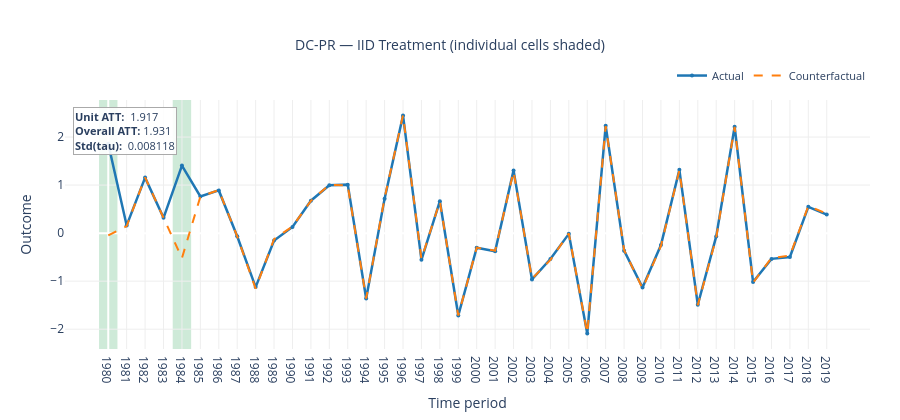

The code cell stored with this chart in its notebook:
### Code cell
fig = res_iid.plot_actual_vs_counterfactual(
    unit=0,
    unit_label='Unit 0',
    time_labels=[str(y) for y in years],
    title='DC-PR — IID Treatment (individual cells shaded)'
)
fig.show()

### Figure 1 — Plotly figure (JSON) as saved in the notebook; plotly's stock layout.template omitted (floating-point values rounded to 4 significant figures)
{"data": [{"hovertemplate": "t=%{x}  actual=%{y:.4g}<extra></extra>", "line": {"color": "#1f77b4", "width": 2.5}, "marker": {"size": 4}, "mode": "lines+markers", "name": "Actual", "type": "scatter", "x": [0, 1, 2, 3, 4, 5, 6, 7, 8, 9, 10, 11, 12, 13, 14, 15, 16, 17, 18, 19, 20, 21, 22, 23, 24, 25, 26, 27, 28, 29, 30, 31, 32, 33, 34, 35, 36, 37, 38, 39], "y": [1.861, 0.161, 1.156, 0.3188, 1.406, 0.765, 0.8891, -0.06458, -1.124, -0.1528, 0.1285, 0.6755, 0.9965, 1.009, -1.36, 0.718, 2.45, -0.5557, 0.665, -1.715, -0.3045, -0.3779, 1.306, -0.9645, -0.538, -0.01532, -2.09, 2.235, -0.3649, -1.133, -0.2477, 1.317, -1.49, -0.06842, 2.214, -1.015, -0.5359, -0.4963, 0.5482, 0.3859]}, {"hovertemplate": "t=%{x}  counterfactual=%{y:.4g}<extra></extra>", "line": {"color": "#ff7f0e", "dash": "dash", "width": 2}, "mode": "lines", "name": "Counterfactual", "type": "scatter", "x": [0, 1, 2, 3, 4, 5, 6, 7, 8, 9, 10, 11, 12, 13, 14, 15, 16, 17, 18, 19, 20, 21, 22, 23, 24, 25, 26, 27, 28, 29, 30, 31, 32, 33, 34, 35, 36, 37, 38, 39], "y": [-0.04767, 0.147, 1.16, 0.3282, -0.5195, 0.7601, 0.8962, -0.06806, -1.155, -0.1239, 0.1391, 0.6721, 1.008, 0.989, -1.361, 0.7313, 2.452, -0.5381, 0.6599, -1.717, -0.3019, -0.3648, 1.285, -0.9515, -0.5585, -0.006526, -2.085, 2.229, -0.35, -1.151, -0.2661, 1.305, -1.5, -0.09509, 2.211, -1.03, -0.5155, -0.471, 0.5626, 0.4086]}], "layout": {"annotations": [{"align": "left", "bgcolor": "rgba(255,255,255,0.90)", "bordercolor": "#aaaaaa", "borderwidth": 1, "font": {"size": 11}, "showarrow": false, "text": "<b>Unit ATT:</b>  1.917<br><b>Overall ATT:</b> 1.931<br><b>Std(tau):</b>  0.008118", "x": 0.01, "xanchor": "left", "xref": "paper", "y": 0.97, "yanchor": "top", "yref": "paper"}], "height": 420, "hovermode": "x unified", "legend": {"font": {"size": 11}, "orientation": "h", "x": 1, "xanchor": "right", "y": 1.04, "yanchor": "bottom"}, "margin": {"b": 55, "l": 65, "r": 30, "t": 100}, "paper_bgcolor": "white", "plot_bgcolor": "white", "shapes": [{"fillcolor": "rgba(34, 160, 80, 0.22)", "layer": "below", "line": {"width": 0}, "type": "rect", "x0": -0.5, "x1": 0.5, "xref": "x", "y0": 0, "y1": 1, "yref": "y domain"}, {"fillcolor": "rgba(34, 160, 80, 0.22)", "layer": "below", "line": {"width": 0}, "type": "rect", "x0": 3.5, "x1": 4.5, "xref": "x", "y0": 0, "y1": 1, "yref": "y domain"}], "title": {"font": {"size": 14}, "text": "DC-PR — IID Treatment (individual cells shaded)", "x": 0.5, "xanchor": "center"}, "xaxis": {"gridcolor": "#eeeeee", "showgrid": true, "ticktext": ["1980", "1981", "1982", "1983", "1984", "1985", "1986", "1987", "1988", "1989", "1990", "1991", "1992", "1993", "1994", "1995", "1996", "1997", "1998", "1999", "2000", "2001", "2002", "2003", "2004", "2005", "2006", "2007", "2008", "2009", "2010", "2011", "2012", "2013", "2014", "2015", "2016", "2017", "2018", "2019"], "tickvals": [0, 1, 2, 3, 4, 5, 6, 7, 8, 9, 10, 11, 12, 13, 14, 15, 16, 17, 18, 19, 20, 21, 22, 23, 24, 25, 26, 27, 28, 29, 30, 31, 32, 33, 34, 35, 36, 37, 38, 39], "title": {"text": "Time period"}}, "yaxis": {"gridcolor": "#eeeeee", "showgrid": true, "title": {"text": "Outcome"}}}}
